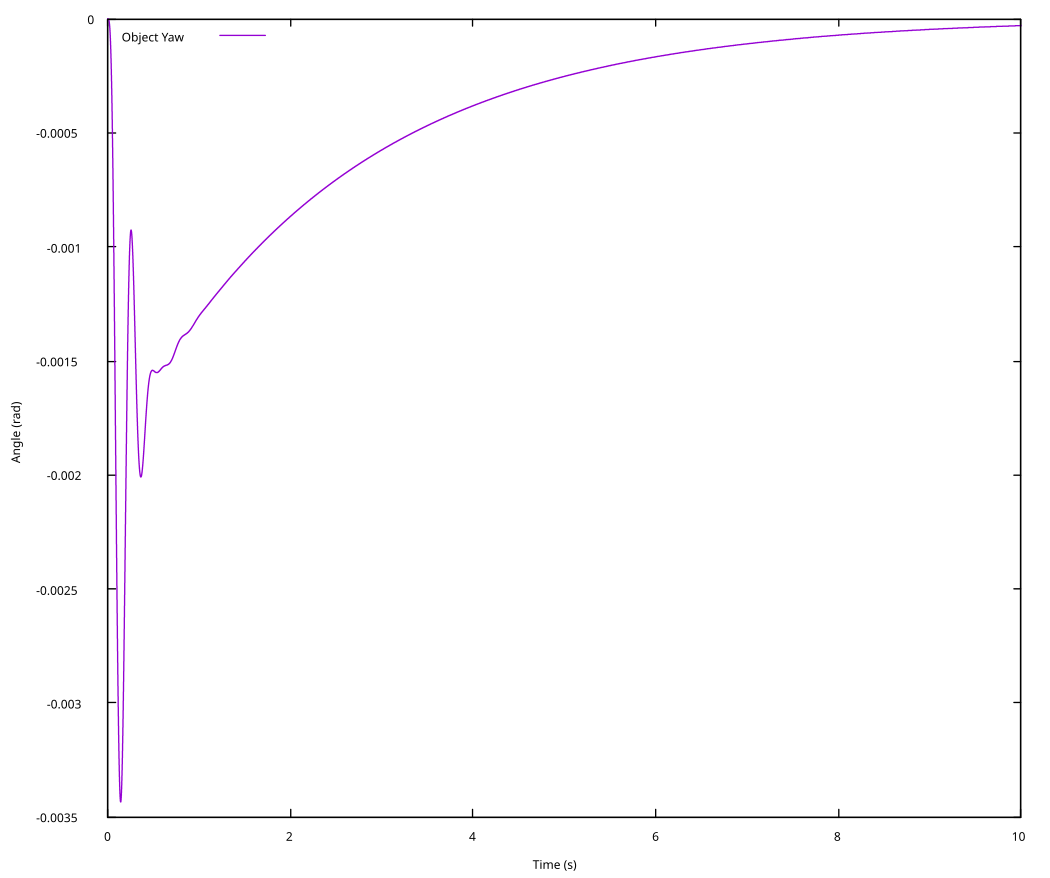

Generate this figure with gnuplot:
set xlabel "Time (s)"
set ylabel "Angle (rad)"
set key left top
plot "simulation_wall.dat" using 1:7 with lines title "Object Yaw"
